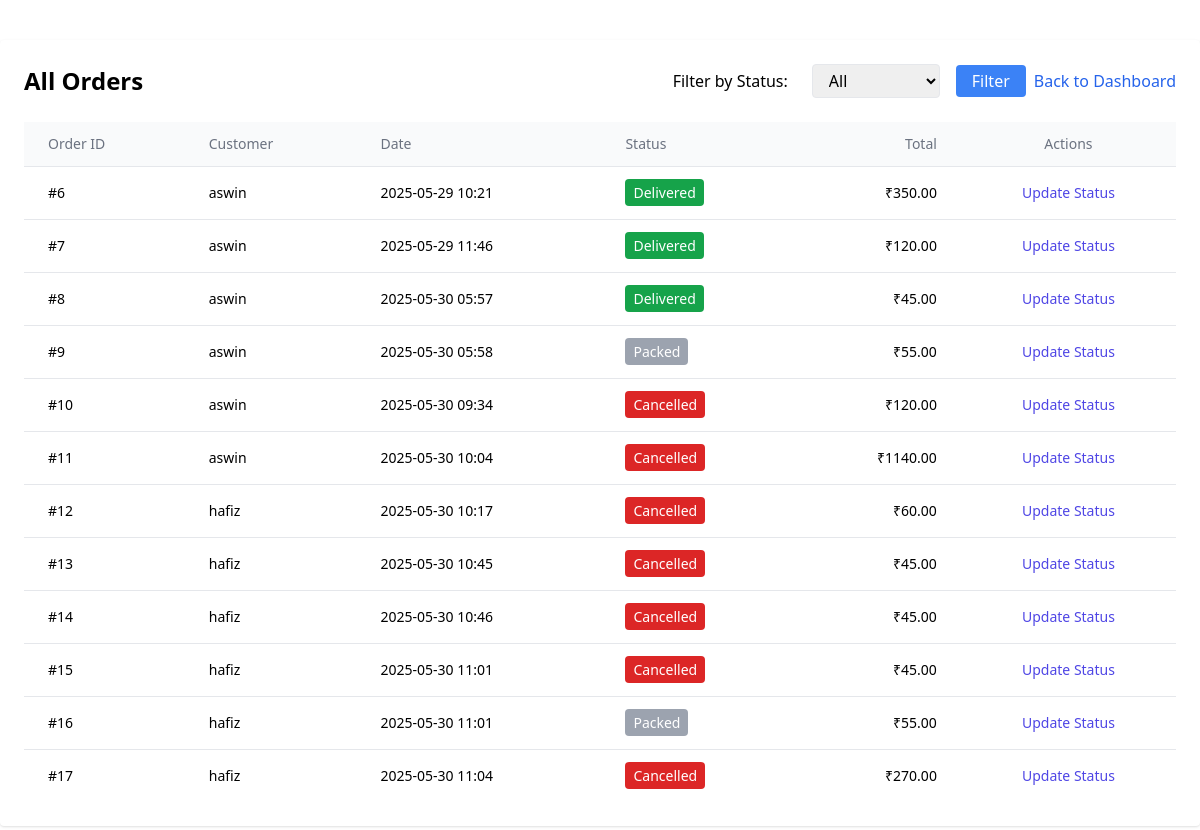
Screenshot of /adminn/orders/ (signed in) with the database file from the repository.
### app/models.py (models this page shows, shortened)
class Order(models.Model):
    customer = models.ForeignKey(Customer, on_delete=models.CASCADE)
    created_at = models.DateTimeField(auto_now_add=True)
    status = models.CharField(
        max_length=50,
        choices=OrderStatus.choices,
        default=OrderStatus.PROCESSING
    )
    def get_total_price(self):
        return sum(item.get_total_price() for item in self.items.all())

class Customer(models.Model):
    cust_name=models.CharField(max_length=255)
    cust_phone=models.IntegerField()
    cust_email=models.EmailField(max_length=255,unique=True)
    cust_username=models.CharField(max_length=255)
    cust_password=models.TextField(max_length=255)

class OrderItem(models.Model):
    order = models.ForeignKey(Order, on_delete=models.CASCADE, related_name='items')
    product = models.ForeignKey(Product, on_delete=models.CASCADE)
    quantity = models.PositiveIntegerField(default=1)
    price_at_order = models.DecimalField(max_digits=10, decimal_places=2)
    def get_total_price(self):
        return self.quantity * self.price_at_order

### app/views.py (the view)
# urls.py: path('adminn/orders/', views.view_orders, name='view_orders'),
@login_required(login_url='admin_login')
def view_orders(request):
    status_filter = request.GET.get('status')
    if status_filter in OrderStatus.values:
        orders = Order.objects.filter(status=status_filter)
    else:
        orders = Order.objects.all()
    return render(request, 'admin/view_orders.html', {
        'orders': orders,
        'status_choices': OrderStatus.choices,
        'selected_status': status_filter,
    })

### templates/admin/view_orders.html (shortened to what this page needs)
<!DOCTYPE html>
<html lang="en">
<head>
    <script src="https://cdn.tailwindcss.com"></script>
</head>
<body>
    <div class="max-w-7xl mx-auto my-10 bg-white shadow rounded p-6">
        <div class="flex items-center justify-between mb-6">
            <h1 class="text-2xl font-bold ">All Orders</h1>
            <div class="flex items-center gap-2">
                <form method="get" class="flex items-center  space-x-4">
                    <label for="status" class="mr-2 font-medium">Filter by Status:</label>
                    <select name="status" id="status" class="border rounded px-3 py-1">
                        <option value="">All</option>
                    </select>
                    <button type="submit" class="ml-2 bg-blue-500 text-white px-4 py-1 rounded hover:bg-blue-600">Filter</button>
                </form>
                <a href="{% url 'admin_dashboard' %}" class="text-blue-600 hover:underline">Back to Dashboard</a>
            </div>
        </div>
        {% if orders %}
        <table class="min-w-full divide-y divide-gray-200 text-sm">
            <thead class="bg-gray-50">
                <tr>
                    <th class="px-6 py-3 text-left font-medium text-gray-500">Order ID</th>
                    <th class="px-6 py-3 text-left font-medium text-gray-500">Customer</th>
                    <th class="px-6 py-3 text-left font-medium text-gray-500">Date</th>
                    <th class="px-6 py-3 text-left font-medium text-gray-500">Status</th>
                    <th class="px-6 py-3 text-right font-medium text-gray-500">Total</th>
                    <th class="px-6 py-3 text-center font-medium text-gray-500">Actions</th>
                </tr>
            </thead>
            <tbody class="divide-y divide-gray-200 bg-white">
                {% for order in orders %}
                <tr>
                    <td class="px-6 py-4">#{{ order.id }}</td>
                    <td class="px-6 py-4">{{ order.customer.cust_username }}</td>
                    <td class="px-6 py-4">{{ order.created_at|date:"Y-m-d H:i" }}</td>
                    <td class="px-6 py-4">
                        <span class="px-2 py-1 rounded text-white
                            {% if order.status == 'Processing' %}bg-yellow-500
                            {% elif order.status == 'Shipped' %}bg-blue-500
                            {% elif order.status == 'Delivered' %}bg-green-600
                            {% elif order.status == 'Cancelled' %}bg-red-600
                            {% else %}bg-gray-400
                            {% endif %}">
                            {{ order.get_status_display }}
                        </span>
                    </td>
                    <td class="px-6 py-4 text-right">₹{{ order.get_total_price }}</td>
                    <td class="px-6 py-4 text-center space-x-2">
                        <a href="{% url 'update_order_status' order.id %}" class="text-indigo-600 hover:underline">Update Status</a>
                    </td>
                </tr>
                {% endfor %}
            </tbody>
        </table>
        {% else %}
        <p class="text-gray-600">No orders found.</p>
        {% endif %}
    </div>
</body>
</html>

### rows the page displays
Order: id "6", customer.cust_username "aswin", created_at "2025-05-29 10:21", status "Delivered", get_total_price "350.00"
Order: id "7", customer.cust_username "aswin", created_at "2025-05-29 11:46", status "Delivered", get_total_price "120.00"
Order: id "8", customer.cust_username "aswin", created_at "2025-05-30 05:57", status "Delivered", get_total_price "45.00"
Order: id "9", customer.cust_username "aswin", created_at "2025-05-30 05:58", status "Packed", get_total_price "55.00"
Order: id "10", customer.cust_username "aswin", created_at "2025-05-30 09:34", status "Cancelled", get_total_price "120.00"
Order: id "11", customer.cust_username "aswin", created_at "2025-05-30 10:04", status "Cancelled", get_total_price "1140.00"
Order: id "12", customer.cust_username "hafiz", created_at "2025-05-30 10:17", status "Cancelled", get_total_price "60.00"
Order: id "13", customer.cust_username "hafiz", created_at "2025-05-30 10:45", status "Cancelled", get_total_price "45.00"
Order: id "14", customer.cust_username "hafiz", created_at "2025-05-30 10:46", status "Cancelled", get_total_price "45.00"
Order: id "15", customer.cust_username "hafiz", created_at "2025-05-30 11:01", status "Cancelled", get_total_price "45.00"
Order: id "16", customer.cust_username "hafiz", created_at "2025-05-30 11:01", status "Packed", get_total_price "55.00"
Order: id "17", customer.cust_username "hafiz", created_at "2025-05-30 11:04", status "Cancelled", get_total_price "270.00"
